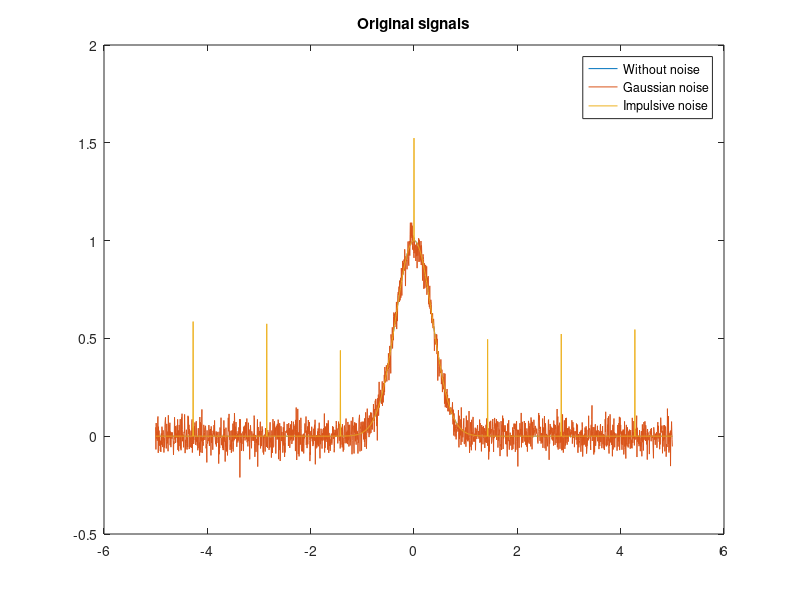
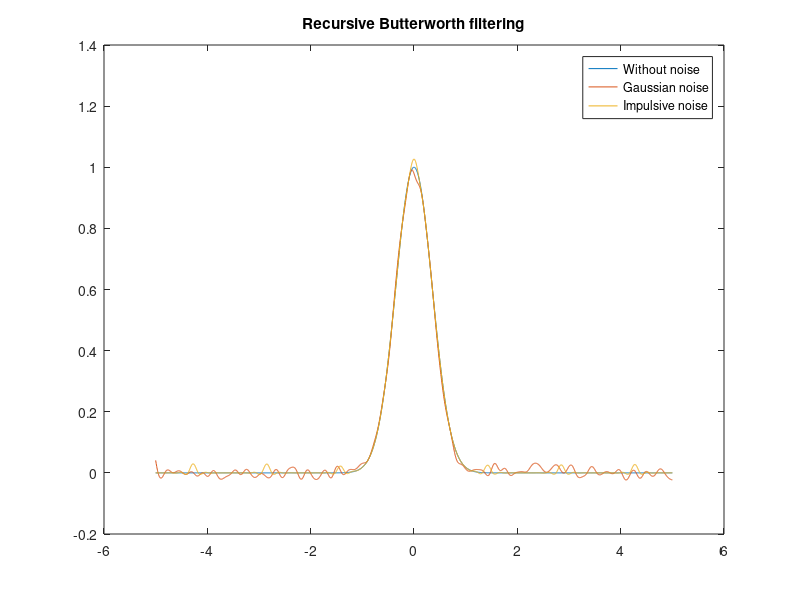
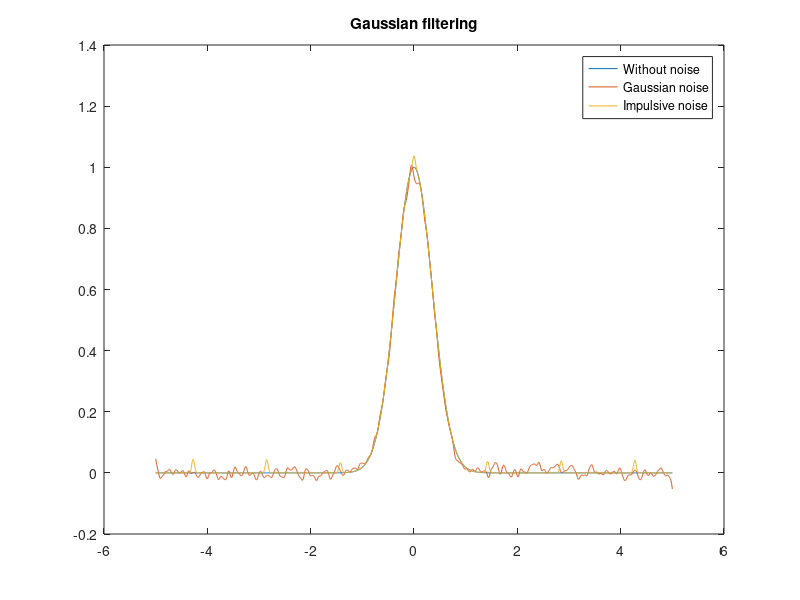
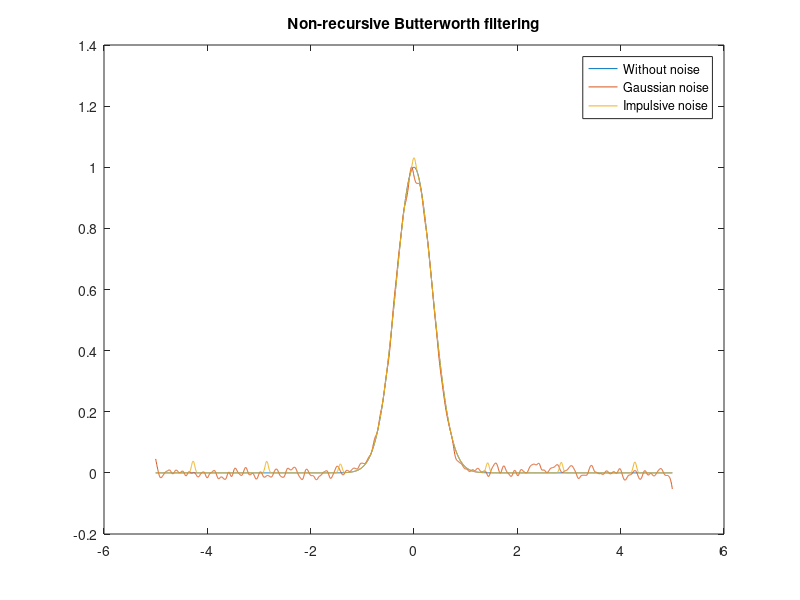

Write MATLAB code to recreate these figures, in order.
function main

% Input parameters
sigma = 0.5;

% Borders of calculation
mult = 5;
step = 0.005;
t = -mult:step:mult;

% Pulse generation
x0 = gauspls(t, sigma);

% Gaussian noise generation
NA = 0;
NS = 0.05;
n1 = normrnd(NA,NS,[1 length(x0)]);
x1 = x0+n1;

% Impulsive noise generation
count = 7;
M = 0.4;
n2 = impnoise(length(x0),count,M);
x2 = x0+n2;

% Calculation of filtering arrays
[B,A] = butter(6,0.05,'low');
G = gaussfilt(4,20,'low');
BB = buttfilt(6,20,'low');

%
% PLOTTING
%

figure(1)
plot(t,x0,t,x1,t,x2);
title('Original signals');
legend('Without noise','Gaussian noise','Impulsive noise');

figure(2)
plot(t,x0,t,filtfilt(B,A,x1),t,filtfilt(B,A,x2));
title('Recursive Butterworth filtering');
legend('Without noise','Gaussian noise','Impulsive noise');

figure(3)
plot(t,x0,t,filtfilt(G,1,x1),t,filtfilt(G,1,x2));
title('Gaussian filtering');
legend('Without noise','Gaussian noise','Impulsive noise');

figure(4)
plot(t,x0,t,filtfilt(BB,1,x1),t,filtfilt(BB,1,x2));
title('Non-recursive Butterworth filtering');
legend('Without noise','Gaussian noise','Impulsive noise');

end

% Gaussian pulse generation
function y = gauspls(x,s)
y = exp(-(x/s).^2);
end

% Impulsive noise generation
function y = impnoise(size,N,mult)
step = floor(size/N);
y = zeros(1,size);
for i = 0:floor(N/2)
    y(round(size/2)+i*step) = mult*(0.5+rand);
    y(round(size/2)-i*step) = mult*(0.5+rand);
end
end

% Non-recursive Butterworth implementation
function y = buttfilt(D,size,type)
x = linspace(-size/2,size/2,size);
if (strcmp(type,'low'))
    y = 1./(1+(x./D).^4);
elseif (strcmp(type,'high'))
    y = 1./(1+(D./x).^4);
else
    y = x*sum(x);
end
y = y/sum(y);
end

% Non-recursive Gaussian implementation
function y = gaussfilt(sigma,size,type)
x = linspace(-size/2,size/2,size);
if (strcmp(type,'low'))
y = exp(-x.^2/(2*sigma^2));
elseif (strcmp(type,'high'))
y = 1 - exp(-x.^2/(2*sigma^2));
else
y = x*sum(x);
end
y = y/sum(y);
end

